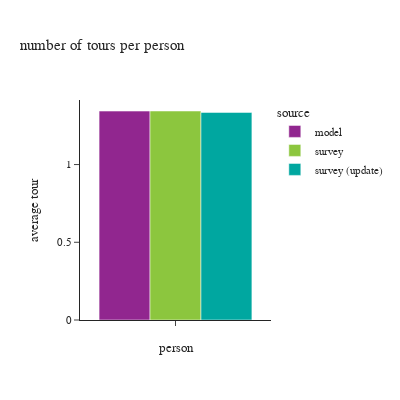

The cell this chart's notebook holds for it:
### Code cell
df_plot = df_tour.groupby(['source'])['toexpfac'].sum().reset_index().\
    merge(df_person.groupby(['source'])['psexpfac'].sum().reset_index(), how='left', on=['source'])
df_plot['average tour'] = df_plot['toexpfac']/df_plot['psexpfac']
df_plot['person'] = ''

fig = px.bar(df_plot, x="person", y="average tour", color="source",
             barmode="group",title="number of tours per person")
fig.update_layout(height=400, width=400, font=dict(size=11),
                  xaxis = dict(dtick = 1, categoryorder='category ascending'),
                  yaxis=dict(tickformat=".3"))
fig.show()

### Figure 1 — Plotly figure (JSON) as saved in the notebook; plotly's stock layout.template omitted (floating-point values rounded to 4 significant figures)
{"data": [{"alignmentgroup": "True", "hovertemplate": "source=model<br>person=%{x}<br>average tour=%{y}<extra></extra>", "legendgroup": "model", "marker": {"color": "#91268F", "pattern": {"shape": ""}}, "name": "model", "offsetgroup": "model", "orientation": "v", "showlegend": true, "textposition": "auto", "type": "bar", "x": [""], "xaxis": "x", "y": [1.344], "yaxis": "y"}, {"alignmentgroup": "True", "hovertemplate": "source=survey<br>person=%{x}<br>average tour=%{y}<extra></extra>", "legendgroup": "survey", "marker": {"color": "#8CC63E", "pattern": {"shape": ""}}, "name": "survey", "offsetgroup": "survey", "orientation": "v", "showlegend": true, "textposition": "auto", "type": "bar", "x": [""], "xaxis": "x", "y": [1.345], "yaxis": "y"}, {"alignmentgroup": "True", "hovertemplate": "source=survey (update)<br>person=%{x}<br>average tour=%{y}<extra></extra>", "legendgroup": "survey (update)", "marker": {"color": "#00A7A0", "pattern": {"shape": ""}}, "name": "survey (update)", "offsetgroup": "survey (update)", "orientation": "v", "showlegend": true, "textposition": "auto", "type": "bar", "x": [""], "xaxis": "x", "y": [1.335], "yaxis": "y"}], "layout": {"barmode": "group", "font": {"size": 11}, "height": 400, "legend": {"title": {"text": "source"}, "tracegroupgap": 0}, "title": {"text": "number of tours per person"}, "width": 400, "xaxis": {"anchor": "y", "categoryorder": "category ascending", "domain": [0.0, 1.0], "dtick": 1, "title": {"text": "person"}}, "yaxis": {"anchor": "x", "domain": [0.0, 1.0], "tickformat": ".3", "title": {"text": "average tour"}}}}
